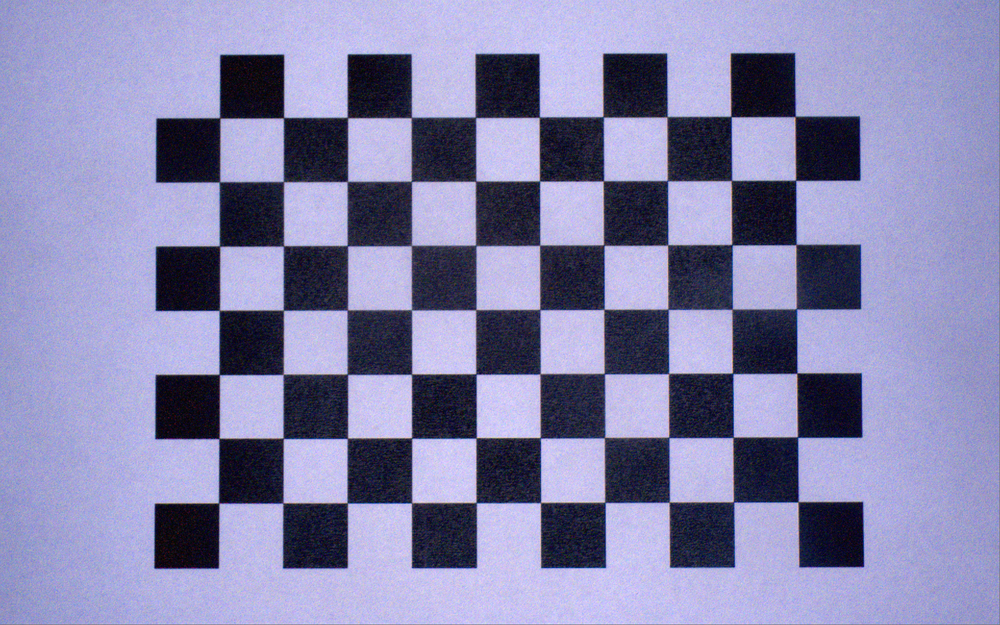
#> input picture src/Calibration/Img_R.png, 1000 x 625 px, shrunk from 1920 x 1200 before the run
$ python -i Core_Old.py   (imports and definitions only)
#> lines starting #> are read from the running program, lines starting #| are printed output that depends on the picture; after the words box and inside, x2 and y2 are one past the last pixel; in counts of white or black regions, pixels touching at a corner belong together
# Numpy (Array computing) [pip3 install numpy]
import numpy as np
# OpenCV (Computer Vision) [pip3 install opencv-python]
import cv2
# Typing (Support for type hints)
import typing as tp
# Matplotlib for debuging
import matplotlib.pyplot as plt

import math
import os

class Measure_Tools_Cls:

    def Get_Alpha_Beta_Parameters(image: tp.List[tp.List[int]], clip_limit: float) -> tp.Tuple[float, float]:
        """
        Souce:
        https://github.com/rparak/Object_Detection_Synthetic_Data/blob/main/src/Lib/Utilities/Image_Processing.py

        Description:
            Function to adjust the contrast and brightness parameters of the input image by clipping the histogram.

            The main core of the function is to obtain the alpha and beta parameters
            to determine the equation:
                g(i, j) = alpha * f(i, j) + beta,

                where g(i, j) are the input (source) pixels of the image, f(i, j) are the output pixels
                of the image, and alpha, beta are the contrast and brightness parameters.

        Args:
            (1) image [Vector<float> Image Shape {Resolution<x, y>}]: Input raw image.
            (2) clip_limit [float]: Parameter for histogram clipping in percentage.

        Returns:
            (1) parameter [float]: A gain (contrast) parameter called alpha.
            (2) parameter [float]: A bias (brightness) parameter called beta.
        """

        image_copy = image.copy()

        # Calculate the grayscale histogram of the image.
        image_hist = cv2.calcHist([image_copy], [0], None, [256], [0, 256])

        # Get the cumulative sum of the elements (histogram).
        c_hist = np.cumsum(image_hist)

        # Modify the percentage to clip the histogram.
        c_hist_max = c_hist[-1]
        clip_limit_mod = clip_limit * (c_hist_max/float(100.0*2.0))

        # Clip the histogram if the values are outside the limit.
        min_value = 0; max_value = c_hist.size - 1
        for _, c_hist_i in enumerate(c_hist):
            if c_hist_i < clip_limit_mod:
                min_value += 1

            if c_hist_i >= (c_hist_max - clip_limit_mod):
                max_value -= 1

        # Express the alpha and beta parameters.
        #   Gain (contrast) parameter.
        alpha = 255 / (max_value - min_value)
        #   Bias (brightness) parameter.
        beta  = (-1) * (min_value * alpha)

        return (alpha, beta)

    def Get_HSV_Image(input_image, mode = 'BACK_SIDE_CIRCLES_DETECTION'):
        '''
        Descritpion:
            Function sets up predefined HSV limitis acording to modes.

            Modes:
                - BACK_SIDE_CIRCLES_DETECTION
                - BACK_SIDE_HOLE_MEASURE
                - BACK_SIDE_RECTANGLE
                - FRONT_SIDE_RECTANGLE
                - FRONT_SIDE_HOLE_OUTTER

        Returns:
            Image with aplied HSV limits
        '''
        processed_image = input_image.copy()
        processed_image = cv2.cvtColor(processed_image, cv2.COLOR_BGR2HSV)

        # Default declaration
        hue_min = 0
        hue_max = 179
        sat_min = 0
        sat_max = 255
        val_min = 0
        val_max = 255

        # Preprocess parameters of input image for localization of circles on backside
        if mode == 'BACK_SIDE_CIRCLES_DETECTION':
            # processed_image = cv2.cvtColor(processed_image, cv2.COLOR_BGR2HSV)
            hue_min = 0; hue_max = 179; sat_min = 10; sat_max = 70; val_min = 190; val_max = 255

        # Preprocess of input image for measurement of circles on backside
        if mode == 'BACK_SIDE_HOLE_MEASURE':
            hue_min = 1; hue_max = 179; sat_min = 0; sat_max = 255; val_min = 0; val_max = 122

        if mode == 'BACK_SIDE_RECTANGLE':
            hue_min = 1; hue_max = 179; sat_min = 0; sat_max = 255; val_min = 0; val_max = 52

        # Front side (shiny) shape
        if mode == 'FRONT_SIDE_RECTANGLE':
            hue_min = 1; hue_max = 179; sat_min = 0; sat_max = 255; val_min = 67; val_max = 255


        # Apply trasformation
        lower_bound = (hue_min, sat_min, val_min)
        upper_bound = (hue_max, sat_max, val_max)
        mask = cv2.inRange(processed_image, lower_bound, upper_bound)

        return mask

    # [47 lines left out: functions Apply_Morphology_Filter, Rotate_Point, not called in this run]

    def Get_Angle_Of_Rectangle(rect):

        # rect = cv2.minAreaRect(contour)
        # center, size, angle = rect
        box = cv2.boxPoints(rect)
        box = np.array(box)

        edge1 = box[1] - box[0]
        edge2 = box[2] - box[1]

        # Select the shorter edge
        edge = edge1 if np.linalg.norm(edge1) < np.linalg.norm(edge2) else edge2

        # Calculate the angle in radians and convert to degrees
        theta = math.degrees(math.atan2(edge[1], edge[0]))

        # Convert to range 0-360
        # angle_360 = theta % 360

        return theta

class Measure_Helpers_Cls:
    '''
    Contains debuging tools
    '''

    # [46 lines left out: functions Plot_HSV_Histograms, Save_Image, not called in this run]


class Measured_Object_Cls:

    def __init__(self, RATIO_X = 0.09744):
        self.PIXEL_TO_MM_X = RATIO_X
        self.PIXEL_TO_MM_Y = RATIO_X
        # Center of found object (rectangle) in given picture - (x , y) [px]
        self.center = None
        # Rotation angle of found object. Used for expected ROI of holes [deg]
        self.angle = None
        # Height of found object (rectangle) [px]
        self.height = None
        # Width of found object (rectangle) [px]
        self.width = None

        # Expected coordinates od holes [mm]
        self.hole_top_mm = (15, 17.5)
        self.hole_bottom_mm = (15, 42.5)
        # Expected coordinates converted to [px]
        self.hole_top_px = ((self.hole_top_mm[0] / self.PIXEL_TO_MM_X), (self.hole_top_mm[1] / self.PIXEL_TO_MM_Y))
        self.hole_bottom_px = (int(self.hole_bottom_mm[0] / self.PIXEL_TO_MM_X), int(self.hole_bottom_mm[1] / self.PIXEL_TO_MM_Y))

        # Square ROI parameters for holes localization
        self.Hole_ROI = 85 # half of a size of square

    def Get_Backside_Size(self, input_image, draw = False):

        # width; height; angle = 0;0;0
        RATIO_X = 0.09744
        image_processed = input_image.copy()

        # Adjust Contrast
        ALPHA, BETA = Measure_Tools_Cls.Get_Alpha_Beta_Parameters(image_processed, 0.75)
        img_contrasted = cv2.convertScaleAbs(image_processed, alpha=ALPHA, beta=BETA)

        # HSV Analys
        image_rectangle_hsv = Measure_Tools_Cls.Get_HSV_Image(img_contrasted, 'BACK_SIDE_RECTANGLE')

        # Dilate + Blur
        kernel_dilate = np.ones((2,2),np.uint8)
        image_rectangle_blur_preprocess= cv2.GaussianBlur(image_rectangle_hsv, (5, 5), cv2.BORDER_DEFAULT)
        ret, image_rectangle_thresh_hsv = cv2.threshold(image_rectangle_blur_preprocess,50,255,cv2.THRESH_BINARY )
        image_dilated = cv2.dilate(image_rectangle_thresh_hsv, kernel_dilate, iterations=3)
        image_rectangle_hsv_invert = cv2.bitwise_not(image_dilated)
        image_rectangle_hsv_blur = cv2.GaussianBlur(image_rectangle_hsv_invert, (5, 5), cv2.BORDER_DEFAULT)

        # Canny edge detection
        image_canny_edges = cv2.Canny(image_rectangle_hsv_blur, 100, 200)

        # Find Lines
        lines = cv2.HoughLinesP(
            image_canny_edges,
            rho=1,
            theta=np.pi/180,
            threshold=50,
            minLineLength=100,
            maxLineGap=15
        )

        if lines is not None:
            for line in lines:
                x1, y1, x2, y2 = line[0]
                # cv2.line(img_contrasted, (x1, y1), (x2, y2), (0, 255, 0), 2)

        points = []
        for line in lines:
            x1, y1, x2, y2 = line[0]
            points.append((x1, y1))
            points.append((x2, y2))

        points = np.array(points, dtype=np.float32)

        if len(points) >= 4:
            rect = cv2.minAreaRect(points)
            box = cv2.boxPoints(rect)
            box = np.intp(box)
            if draw:
                cv2.drawContours(input_image, [box], 0, (0, 0, 255), 2)

            self.center = rect[0]
            w, h = rect[1]
            if h < w:
                w, h = h, w
            self.width, self.height = w, h
            # Get real angle in 0-360 deg
            self.angle = Measure_Tools_Cls.Get_Angle_Of_Rectangle(rect)
            # Angle of rectangle 0-90 deg
            rect_angle = rect[2]

        return (self.width * RATIO_X , self.height * RATIO_X, rect_angle)
        # return image_canny_edges

    # [230 lines left out: functions __Measure_Hole, Get_Backside_Holes, Get_Frontside_Size, Get_Frontside_Holes, not called in this run]

>>> import cv2
>>> picture = cv2.imread('../Calibration/Img_R.png')
#> picture is the input picture: shape (625, 1000, 3); mean B, G, R 172.5, 133.4, 134.7
>>> result = Measured_Object_Cls().Get_Backside_Size(picture)
#> in Get_Alpha_Beta_Parameters, `image_hist = cv2.calcHist([image_copy], [0], None, [256], [0, 256])`: image_hist = 256 values, max 11134 at index 229, min 44 at index 0, mean 2441.4
#> in Get_Alpha_Beta_Parameters, `c_hist = np.cumsum(image_hist)`: c_hist = 256 values from 44 to 625000
#> in Get_Alpha_Beta_Parameters, `c_hist_max = c_hist[-1]`: c_hist_max = 625000
#> in Get_Alpha_Beta_Parameters, `clip_limit_mod = clip_limit * (c_hist_max/float(100.0*2.0))`: clip_limit_mod = 2343.8
#> the loop in Get_Alpha_Beta_Parameters, `for _, c_hist_i in enumerate(c_hist):` made 256 passes
#> c_hist_i on passes 1 to 12: 44, 108, 193, 304, 477, 701, 960, 1273, 1637, 2059, 2518, 3090
#> max_value on passes 254 to 256: 254, 253, 252
#> after the loop in Get_Alpha_Beta_Parameters, `for _, c_hist_i in enumerate(c_hist):`: max_value = 252; min_value = 10
#> in Get_Alpha_Beta_Parameters, `alpha = 255 / (max_value - min_value)`: alpha = 1.05
#> in Get_Alpha_Beta_Parameters, `beta  = (-1) * (min_value * alpha)`: beta = -10.54
#> in Get_Backside_Size, `ALPHA, BETA = Measure_Tools_Cls.Get_Alpha_Beta_Parameters(image_proces..`: ALPHA = 1.05; BETA = -10.54
#> in Get_HSV_Image, `processed_image = cv2.cvtColor(processed_image, cv2.COLOR_BGR2HSV)`: processed_image: shape (625, 1000, 3); mean H, S, V 119.8, 92.1, 171.6
#> in Get_HSV_Image, `mask = cv2.inRange(processed_image, lower_bound, upper_bound)`:
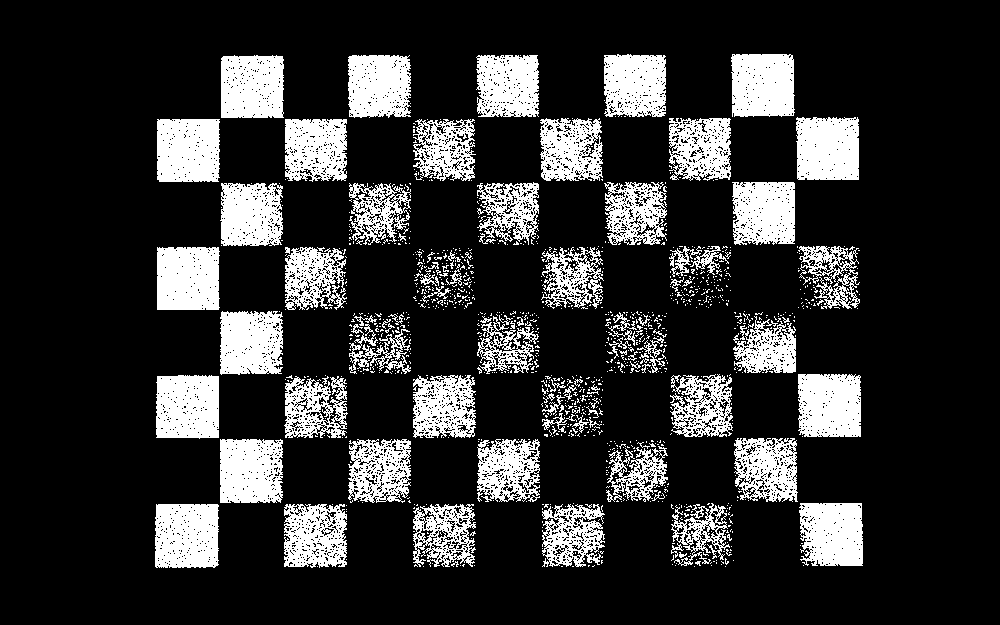
#> mask: shape (625, 1000); 19.4% white; 1186 white regions (1086 under 20 px), largest, box (x1, y1, x2, y2) and area: (155, 504, 219, 568) 3850, (157, 247, 220, 310) 3832, (157, 119, 220, 182) 3822
#> in Get_Backside_Size, `image_rectangle_blur_preprocess= cv2.GaussianBlur(image_rectangle_hsv,..`:
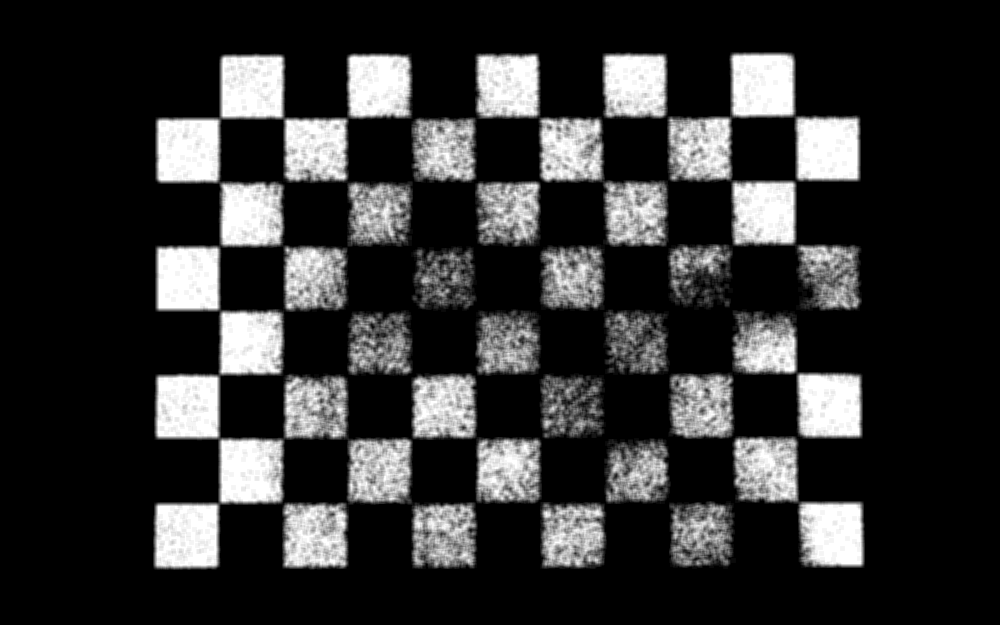
#> image_rectangle_blur_preprocess: shape (625, 1000); min 0, max 255, mean 49.5
#> in Get_Backside_Size, `ret, image_rectangle_thresh_hsv = cv2.threshold(image_rectangle_blur_p..`:
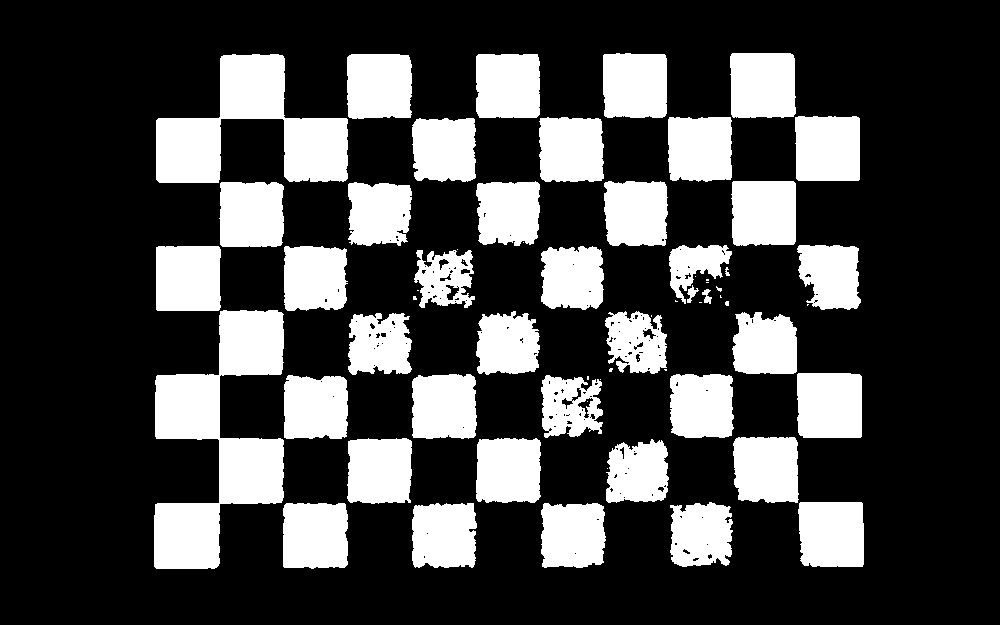
#> image_rectangle_thresh_hsv: shape (625, 1000); 26.5% white; 64 white regions (22 under 20 px), largest, box (x1, y1, x2, y2) and area: (154, 310, 284, 569) 16825, (156, 54, 348, 183) 12356, (156, 246, 221, 311) 4168
#> in Get_Backside_Size, `image_dilated = cv2.dilate(image_rectangle_thresh_hsv, kernel_dilate, ..`:
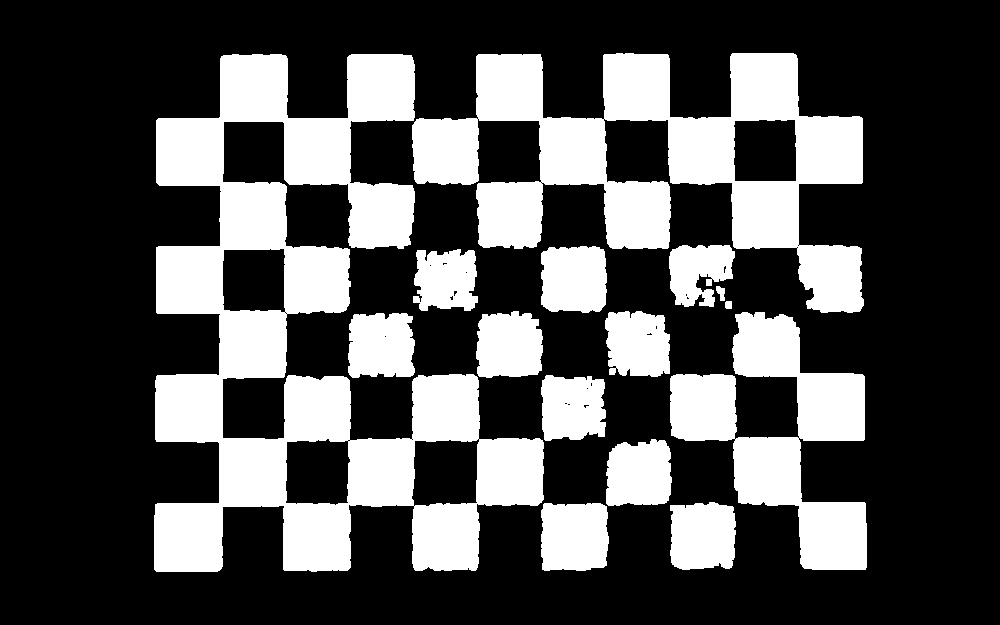
#> image_dilated: shape (625, 1000); 30.1% white; 15 white regions, largest, box (x1, y1, x2, y2) and area: (154, 54, 544, 572) 80412, (412, 53, 864, 313) 47875, (670, 312, 867, 570) 21817
#> in Get_Backside_Size, `image_rectangle_hsv_blur = cv2.GaussianBlur(image_rectangle_hsv_invert..`:
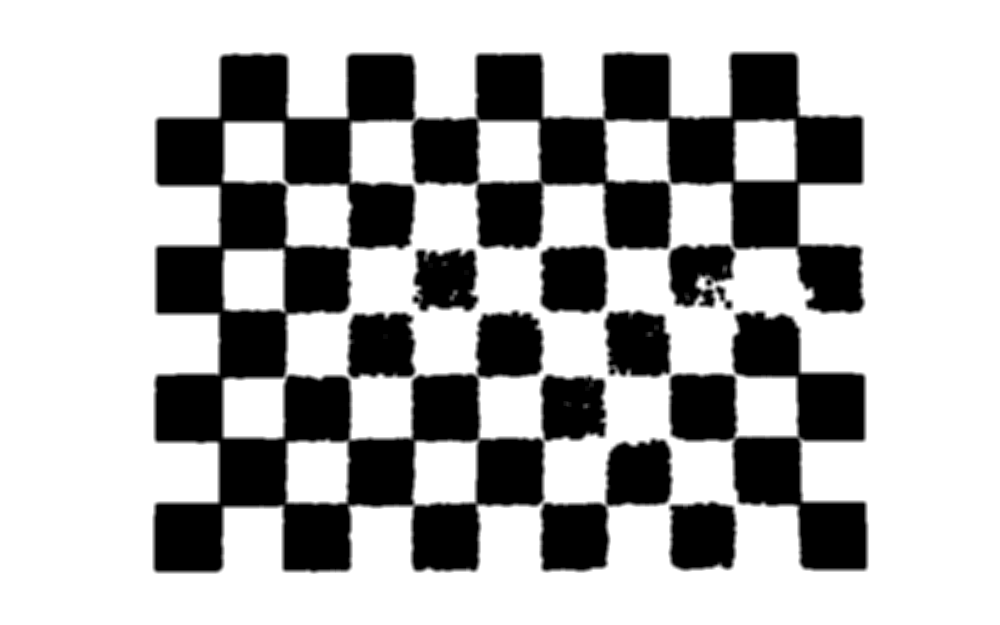
#> image_rectangle_hsv_blur: shape (625, 1000); min 0, max 255, mean 178.3
#> in Get_Backside_Size, `image_canny_edges = cv2.Canny(image_rectangle_hsv_blur, 100, 200)`:
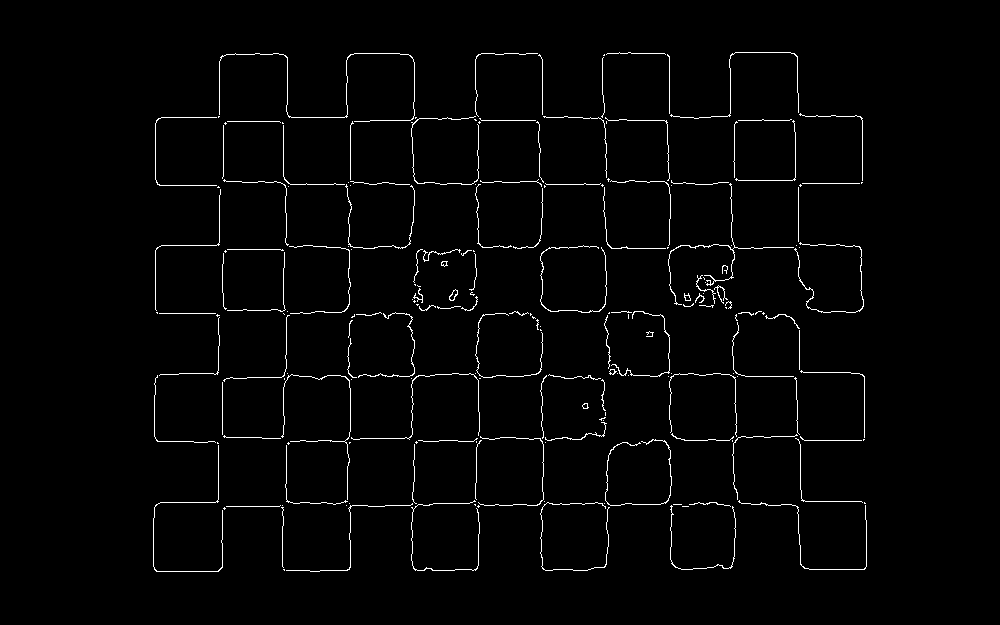
#> image_canny_edges: shape (625, 1000); 1.9% white in thin lines or dots, all inside (x1, y1, x2, y2) = (153, 52, 867, 572)
#> in Get_Backside_Size, `lines = cv2.HoughLinesP( image_canny_edges, rho=1, theta=np.pi/180, th..`: lines = [[282, 376, 429, 376], [482, 247, 627, 247], [412, 434, 412, 317], [602, 504, 723, 504], [327, 375, 434, 375], [349, 304, 349, 200], [541, 441, 541, 330]]
#> the loop in Get_Backside_Size, `for line in lines:` made 7 passes
#> after the loop in Get_Backside_Size, `for line in lines:`: points = [(282, 376), (429, 376), (482, 247), (627, 247), (412, 434), (412, 317), (602, 504), (723, 504), (327, 375), (434, 375), (349, 304), (349, 200), (541, 441), (541, 330)]
#> in Get_Backside_Size, `points = np.array(points, dtype=np.float32)`: points = 14 rows, first 8: [282, 376], [429, 376], [482, 247], [627, 247], [412, 434], [412, 317], [602, 504], [723, 504]
#> in Get_Backside_Size, `rect = cv2.minAreaRect(points)`: rect = ((536.8, 346.9), (249.8, 458.1), -69.78)
#> in Get_Backside_Size, `box = cv2.boxPoints(rect)`: box = [[708.5, 543.3], [278.7, 384.9], [365.1, 150.5], [794.9, 308.9]]
#> in Get_Backside_Size, `box = np.intp(box)`: box = [[708, 543], [278, 384], [365, 150], [794, 308]]
#> in Get_Backside_Size, `self.center = rect[0]`: self.center = (536.8, 346.9)
#> in Get_Backside_Size, `w, h = rect[1]`: w = 249.8; h = 458.1
#> in Get_Backside_Size, `self.width, self.height = w, h`: self.width = 249.8; self.height = 458.1
#> in Get_Angle_Of_Rectangle, `box = cv2.boxPoints(rect)`: box = [[708.5, 543.3], [278.7, 384.9], [365.1, 150.5], [794.9, 308.9]]
#> in Get_Angle_Of_Rectangle, `edge1 = box[1] - box[0]`: edge1 = [-429.8, -158.4]
#> in Get_Angle_Of_Rectangle, `edge2 = box[2] - box[1]`: edge2 = [86.36, -234.4]
#> in Get_Angle_Of_Rectangle, `theta = math.degrees(math.atan2(edge[1], edge[0]))`: theta = -69.78
#> result = (24.34, 44.63, -69.78)
